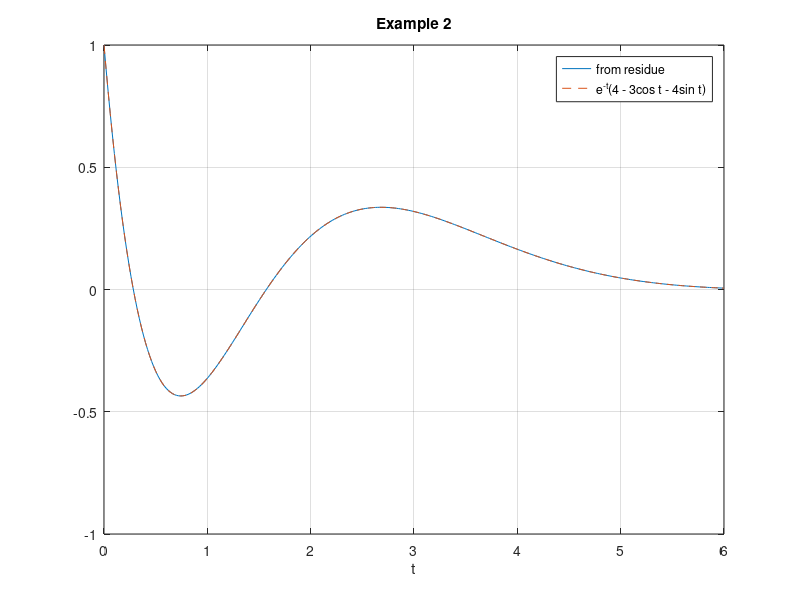
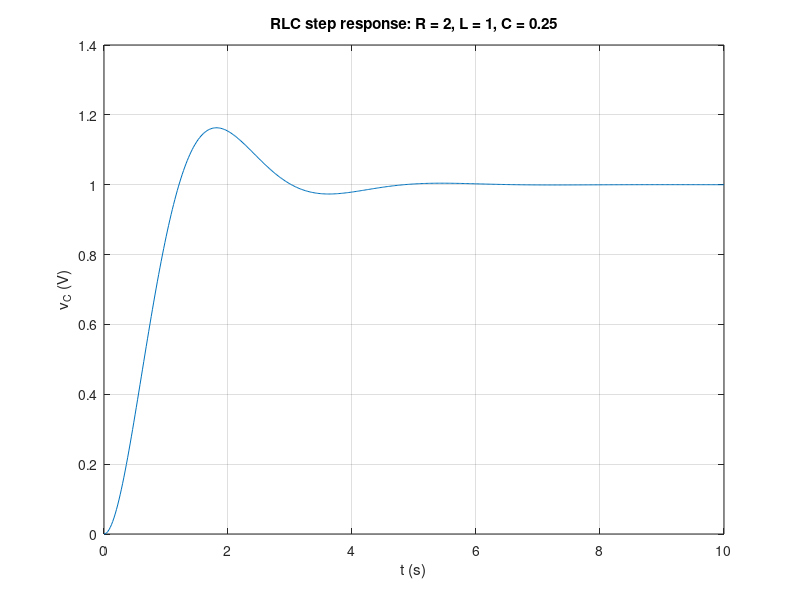

Reproduce these figures in MATLAB, in order.
% Signals and Systems — The Inverse Laplace Transform
%title: Inverse Laplace with residue
%ar-title: عكس لابلاس بالدالة residue
%lesson: ss-ch5-4
%course: signals-systems

%% Example 1: simple poles
%ar: X = (s + 2)/(s³ + 4s² + 3s). residue(b, a) يعطي r (المعاملات) و p (الأقطاب) و k (حدود القسمة إن وجدت).
b = [1 2]; a = [1 4 3 0];
[r, p, k] = residue(b, a);
for m = 1:numel(r), fprintf('%+.4f / (s - (%g))\n', r(m), p(m)); end

%% Build x(t) from the residues and check it
%ar: x(t) = Σ r e^{pt} للـ t ≥ 0. نتحقق بأخذ تحويل لابلاس عدديًا عند s = 1 ومقارنته بـ X(1).
x = @(t) real(r.' * exp(p*t));
v = integral(@(t) x(t).*exp(-t), 0, Inf, 'ArrayValued', true);
fprintf('Laplace of x at s = 1: %.6f, X(1) = %.6f\n', v, polyval(b, 1)/polyval(a, 1))

%% Example 2: complex poles
%ar: المقام s³ + 3s² + 4s + 2 له أقطاب −1 ± j. البواقي مركبة مترافقة، ومجموعها حقيقي: e^{−t}(4 − 3cos t − 4 sin t).
[r, p] = residue([1 -2 1], [1 3 4 2]);
t = linspace(0, 6, 300);
x2 = real(r.' * exp(p*t));
xf = exp(-t).*(4 - 3*cos(t) - 4*sin(t));
fprintf('max error vs formula = %.2e\n', max(abs(x2 - xf)))
plot(t, x2, t, xf, '--'); grid on; xlabel('t'); legend('from residue', 'e^{-t}(4 - 3cos t - 4sin t)'); title('Example 2')

%% Example 3: improper fraction -> direct terms
%ar: (s³ + 2s² + 6)/(s² + 3s): درجة البسط أكبر، فـ k يعطي حدود القسمة الطويلة [1 −1] أي s − 1 ⇐ δ'(t) − δ(t).
[r, p, k] = residue([1 2 0 6], [1 3 0]);
fprintf('direct terms k = %s, residues %s at poles %s\n', mat2str(k), mat2str(r.', 4), mat2str(p.', 4))

%%! Project idea: step response of any circuit
%ar: مشروع: دائرة RLC توالي، استجابة الخطوة لجهد المكثف: Vc(s) = 1/(s(LCs² + RCs + 1)). residue يعطيك vc(t) لأي R و L و C بدون حل يدوي.
R = 2; L = 1; C = 0.25;
[r, p] = residue(1, conv([L*C R*C 1], [1 0]));
t = linspace(0, 10, 500); vc = real(r.' * exp(p*t));
figure; plot(t, vc); grid on; xlabel('t (s)'); ylabel('v_C (V)'); title(sprintf('RLC step response: R = %g, L = %g, C = %g', R, L, C))
fprintf('final value %.4f V\n', vc(end))
